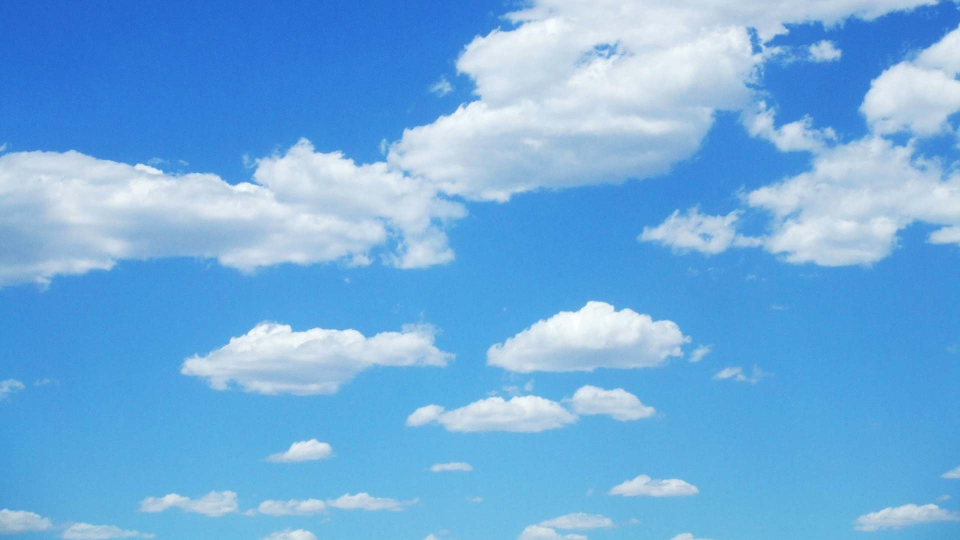
#> input picture assets/test10.jpg, 1920 x 1080 px (shown at 1/2 size)
$ python 3_FAST.py
#> lines starting #> are read from the running program, lines starting #| are printed output that depends on the picture; after the words box and inside, x2 and y2 are one past the last pixel; in counts of white or black regions, pixels touching at a corner belong together
# FAST (Features from Accelerated Segment Test) algorithm for feature detection
# free to use algorithm inspired by SIFT & SURF algorithms (patented, not free!)

import cv2 as cv


if __name__ == "__main__":
    img = cv.imread('../../assets/test10.jpg')
#> img is the input picture: shape (1080, 1920, 3); mean B, G, R 223.5, 172.7, 111.7
    img = cv.resize(img, None, fx=.5, fy=.5)
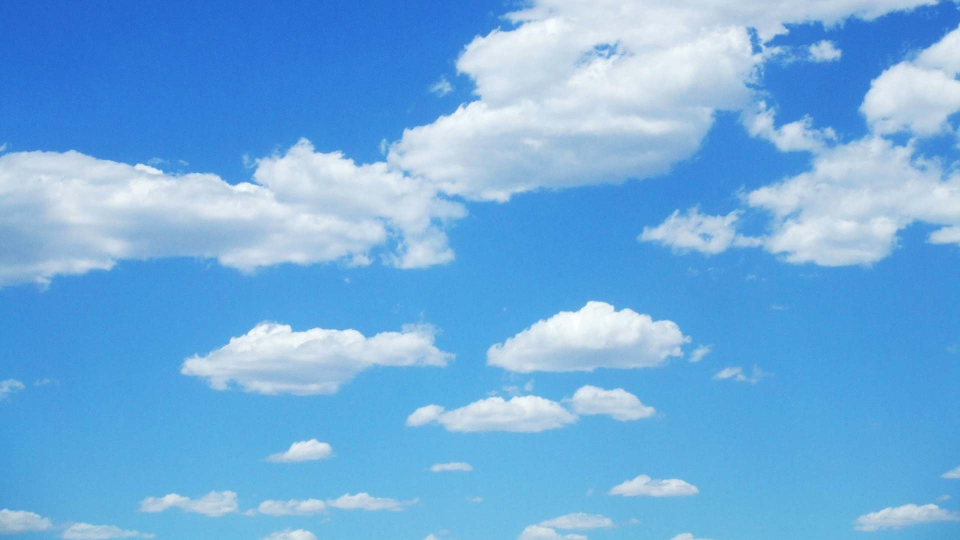
#> img: shape (540, 960, 3); mean B, G, R 223.6, 172.9, 111.9
    gray_img = cv.cvtColor(img, cv.COLOR_BGR2GRAY)
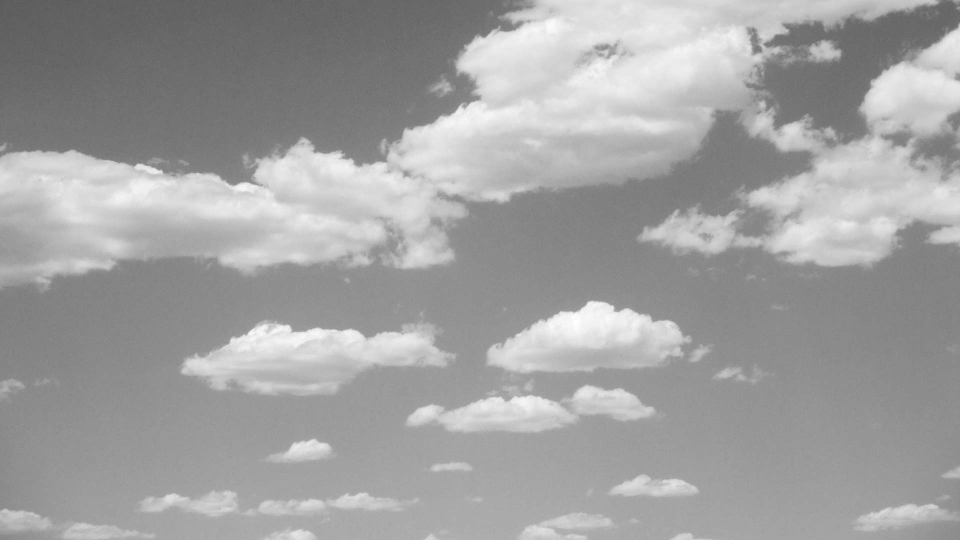
#> gray_img: shape (540, 960); min 89, max 254, mean 160.4

    # Initiate FAST object with default values
    fast = cv.FastFeatureDetector_create()

    # finding and drawing the keypoints
    keypoints = fast.detect(gray_img, None)
#> keypoints = 1266 keypoints; strongest (x, y, size): (615, 310, 7), (137, 164, 7), (764, 44, 7), (292, 331, 7)
    img_keypoints_with_nonmax = img.copy() # output
    # params:       input   keypts  ouput   color
    cv.drawKeypoints(img, keypoints, img_keypoints_with_nonmax, (0, 0, 255)) # drawing on keypoints on the main img
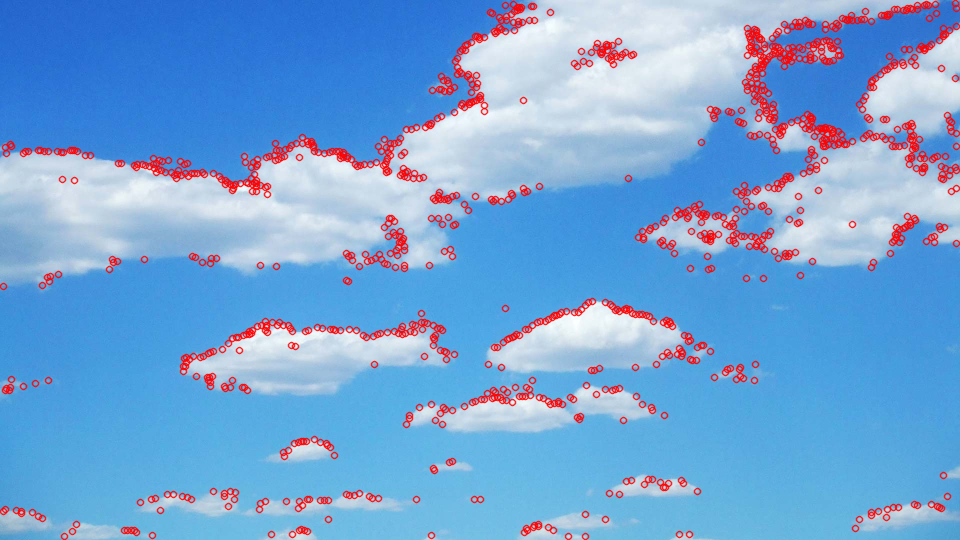
#> img_keypoints_with_nonmax: shape (540, 960, 3); 8.28% of pixels changed, all inside (x1, y1, x2, y2) = (0, 0, 960, 540)

    print("Threshold: {}".format(fast.getThreshold()))
    print("nonmaxSuppression: {}".format(fast.getNonmaxSuppression()))
    print("neighborhood: {}".format(fast.getType()))
    print("Total Keypoints with nonmaxSuppression: {}".format(len(keypoints)))
#| Total Keypoints with nonmaxSuppression: 1266

    cv.imshow('FAST Keypoints with non Max Suppression', img_keypoints_with_nonmax)

    # disable nonmaxSuppression
    fast.setNonmaxSuppression(False)
    # detecting keypoints again
    keypoints = fast.detect(gray_img, None)
#> keypoints = 4880 keypoints; strongest (x, y, size): (514, 3, 7), (935, 3, 7), (936, 3, 7), (937, 3, 7)
    img_keypoints_without_nonmax = img.copy() # output
    cv.drawKeypoints(img, keypoints, img_keypoints_without_nonmax, (0, 0, 255))
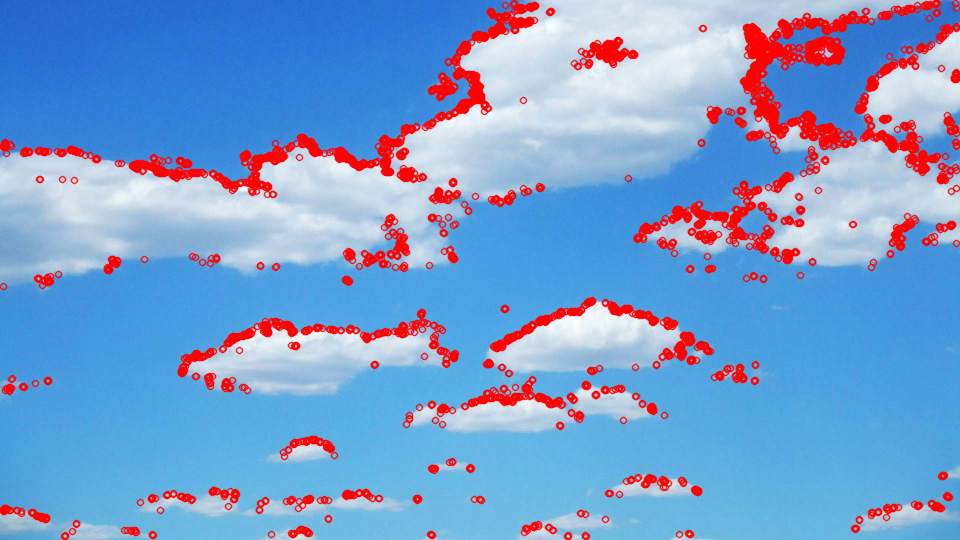
#> img_keypoints_without_nonmax: shape (540, 960, 3); 10.73% of pixels changed, all inside (x1, y1, x2, y2) = (0, 0, 960, 540)

    print()
    print("Threshold: {}".format(fast.getThreshold()))
    print("nonmaxSuppression: {}".format(fast.getNonmaxSuppression()))
    print("neighborhood: {}".format(fast.getType()))
    print("Total Keypoints without nonmaxSuppression: {}".format(len(keypoints)))
#| Total Keypoints without nonmaxSuppression: 4880

    cv.imshow('FAST Keypoints without non Max Suppression', img_keypoints_without_nonmax)
    cv.waitKey(0)
    cv.destroyAllWindows()


# doc: https://docs.opencv.org/master/df/d0c/tutorial_py_fast.html

$ run again, with assets/test1.jpg copied over assets/test10.jpg
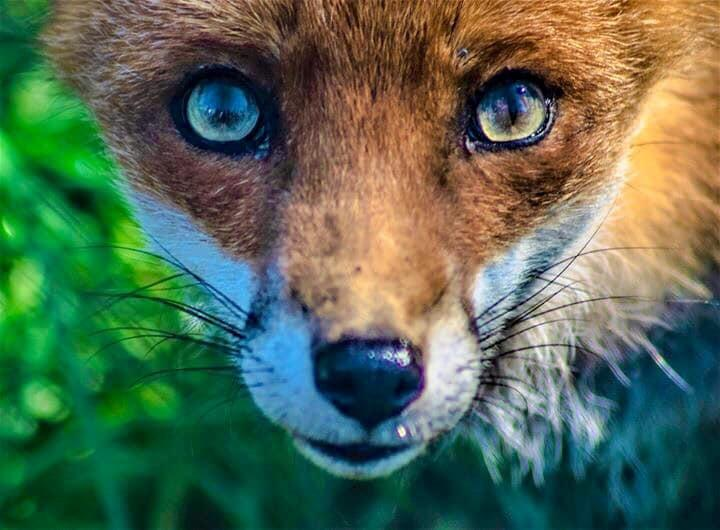
#> input picture assets/test1.jpg, 720 x 530 px
#> img is the input picture: shape (530, 720, 3); mean B, G, R 83.2, 106.1, 85.5
#> img: shape (265, 360, 3)
#> `gray_img = cv.cvtColor(img, cv.COLOR_BGR2GRAY)`:
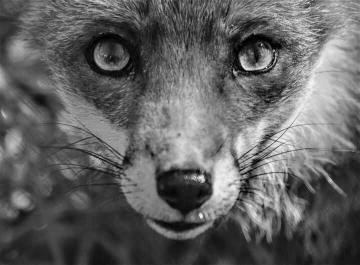
#> gray_img: shape (265, 360); min 0, max 244, mean 97.4
#> `keypoints = fast.detect(gray_img, None)`: keypoints = 3810 keypoints; strongest (x, y, size): (202, 181, 7), (261, 44, 7), (201, 217, 7), (242, 174, 7)
#| Total Keypoints with nonmaxSuppression: 3810
#> `keypoints = fast.detect(gray_img, None)`: keypoints = 14482 keypoints; strongest (x, y, size): (15, 3, 7), (16, 3, 7), (41, 3, 7), (42, 3, 7)
#> `cv.drawKeypoints(img, keypoints, img_keypoints_without_nonmax, (0, 0, ..`:
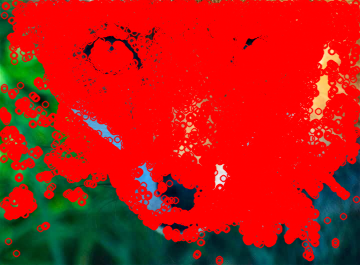
#> img_keypoints_without_nonmax: shape (265, 360, 3); mean B, G, R 18.9, 27.5, 185.9
#| Total Keypoints without nonmaxSuppression: 14482

$ run again, with assets/test11.jpg copied over assets/test10.jpg
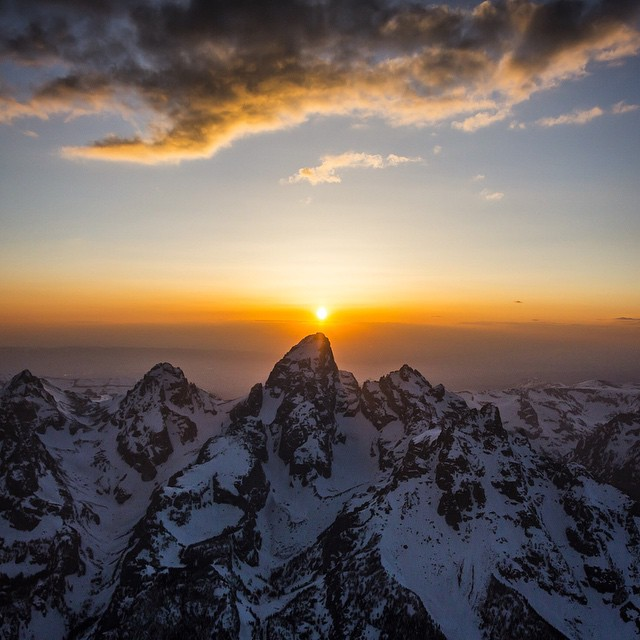
#> input picture assets/test11.jpg, 640 x 640 px
#> img is the input picture: shape (640, 640, 3); mean B, G, R 90.6, 98.2, 111.2
#> img: shape (320, 320, 3)
#> `gray_img = cv.cvtColor(img, cv.COLOR_BGR2GRAY)`:
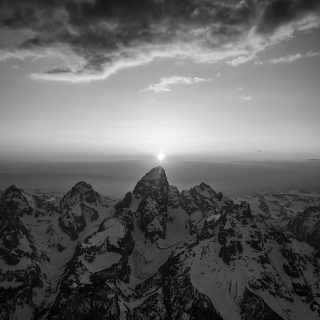
#> gray_img: shape (320, 320); min 1, max 255, mean 101.4
#> `keypoints = fast.detect(gray_img, None)`: keypoints = 2143 keypoints; strongest (x, y, size): (128, 192, 7), (182, 191, 7), (202, 273, 7), (131, 191, 7)
#| Total Keypoints with nonmaxSuppression: 2143
#> `keypoints = fast.detect(gray_img, None)`: keypoints = 6523 keypoints; strongest (x, y, size): (92, 3, 7), (93, 3, 7), (194, 3, 7), (195, 3, 7)
#> `cv.drawKeypoints(img, keypoints, img_keypoints_without_nonmax, (0, 0, ..`:
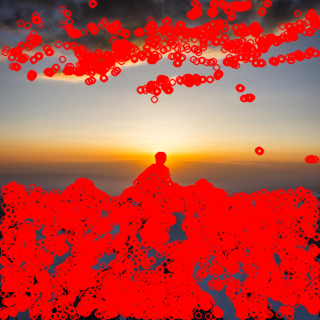
#> img_keypoints_without_nonmax: shape (320, 320, 3); mean B, G, R 61.1, 70.4, 195.3
#| Total Keypoints without nonmaxSuppression: 6523

$ run again, with assets/test12.jpg copied over assets/test10.jpg
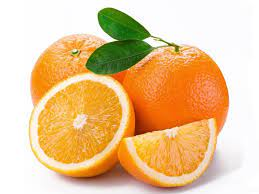
#> input picture assets/test12.jpg, 259 x 194 px
#> img is the input picture: shape (194, 259, 3); mean B, G, R 151.3, 197.5, 232.2
#> img: shape (97, 130, 3)
#> `gray_img = cv.cvtColor(img, cv.COLOR_BGR2GRAY)`:
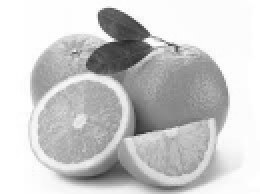
#> gray_img: shape (97, 130) (shown 2 times larger); min 40, max 255, mean 202.9
#> `keypoints = fast.detect(gray_img, None)`: keypoints = 261 keypoints; strongest (x, y, size): (73, 20, 7), (49, 7, 7), (56, 19, 7), (85, 22, 7)
#| Total Keypoints with nonmaxSuppression: 261
#> `keypoints = fast.detect(gray_img, None)`: keypoints = 808 keypoints; strongest (x, y, size): (53, 3, 7), (54, 3, 7), (55, 3, 7), (51, 4, 7)
#> `cv.drawKeypoints(img, keypoints, img_keypoints_without_nonmax, (0, 0, ..`:
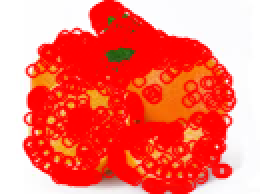
#> img_keypoints_without_nonmax: shape (97, 130, 3) (shown 2 times larger); mean B, G, R 106.4, 119.2, 249.6
#| Total Keypoints without nonmaxSuppression: 808
